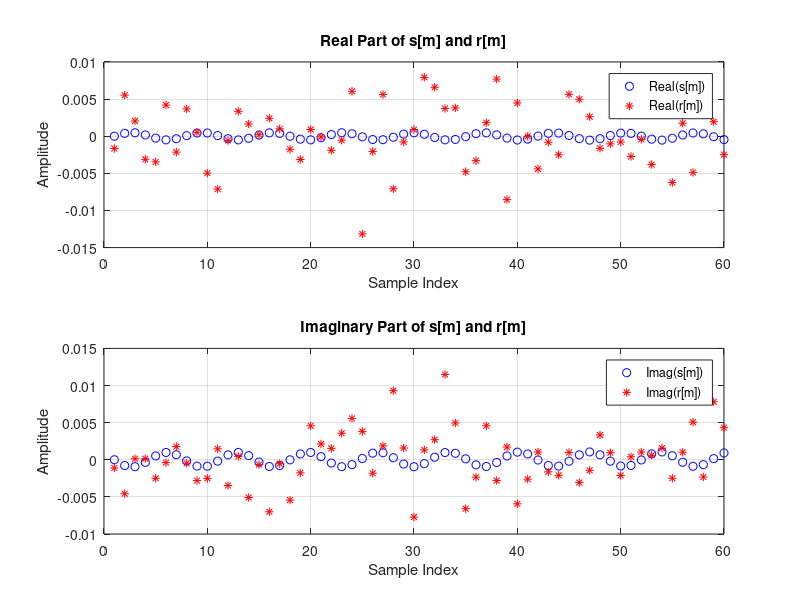

MATLAB code to generate this figure:
N = 2048; 
M = 600;  
SNR_dB = 10;

% QPSK
QPSK_signal = [1+1j, 1-1j, -1+1j, -1-1j];
S_f = repmat(QPSK_signal, 1, M/4);

%C
X = [0, S_f(301:600), zeros(1,1447), S_f(1:300)];
s_m = ifft(X, N);

% 加入 AWGN 噪聲
r_m = awgn(s_m, SNR_dB, 'measured');

% 前60個s[m] 和 r[m]
figure;
subplot(2,1,1);
plot(1:60, real(s_m(1:60)), 'bo', 'DisplayName', 'Real(s[m])'); hold on;
plot(1:60, real(r_m(1:60)), 'r*', 'DisplayName', 'Real(r[m])');
%plot(1:60, real(n_m(1:60)), 'g*', 'DisplayName', 'Real(n[m])');
xlabel('Sample Index');
ylabel('Amplitude');
title('Real Part of s[m] and r[m]');
legend;
grid on;

subplot(2,1,2);
plot(1:60, imag(s_m(1:60)), 'bo', 'DisplayName', 'Imag(s[m])'); hold on;
plot(1:60, imag(r_m(1:60)), 'r*', 'DisplayName', 'Imag(r[m])');
%plot(1:60, imag(n_m(1:60)), 'g*', 'DisplayName', 'Imag(n[m])');
xlabel('Sample Index');
ylabel('Amplitude');
title('Imaginary Part of s[m] and r[m]');
legend;
grid on;


%s[m] 的平均功率
power_s = mean(abs(s_m).^2);

%10次平均功率
num_trials = 10;
power_s_trials = zeros(1, num_trials);
power_n_trials = zeros(1, num_trials);

for i = 1:num_trials
    r_m = awgn(s_m, SNR_dB, 'measured'); % 重新加入噪聲
    n_m = r_m - s_m; %噪聲信號
    
    power_s_trials(i) = mean(abs(s_m).^2); %傳輸信號功率
    power_n_trials(i) = mean(abs(n_m).^2); %噪聲功率
end

avg_power_s = mean(power_s_trials); %10次平均傳輸信號功率
avg_power_n = mean(power_n_trials); %10次平均噪聲功率

%理論 SNR
SNR_calculated = 10 * log10(avg_power_s / avg_power_n);

disp(['平均傳輸信號功率: ', num2str(avg_power_s)]);
disp(['平均噪聲功率: ', num2str(avg_power_n)]);
disp(['計算出的 SNR (dB): ', num2str(SNR_calculated)]);
disp(['設定的 SNR (dB): ', num2str(SNR_dB)]);